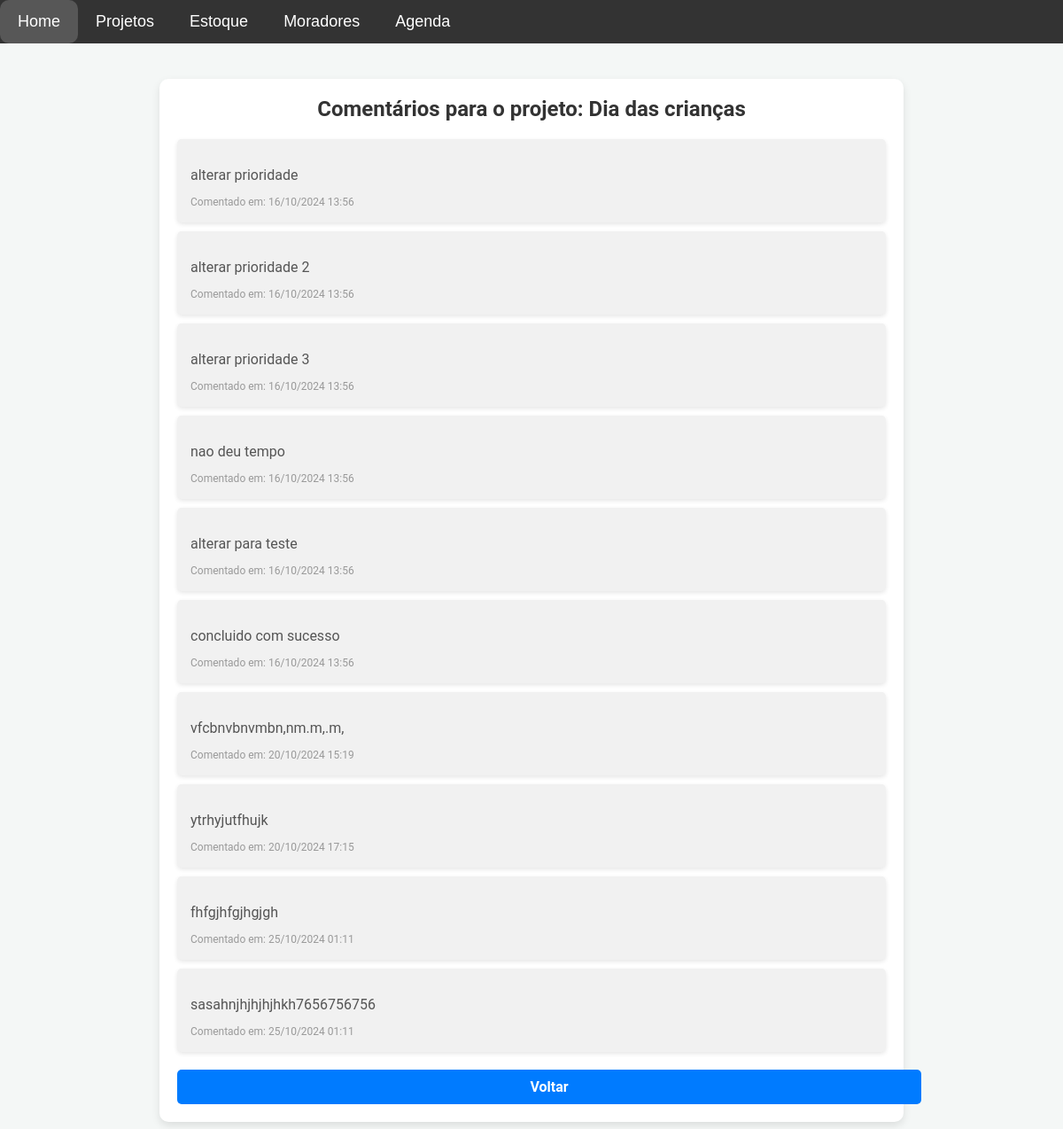
Screenshot of /comentarios/1 with the database file from the repository.
### models.py (models this page shows)
class Projeto(db.Model):
    id = db.Column(db.Integer, primary_key=True)
    nome = db.Column(db.String(100), nullable=False)
    descricao = db.Column(db.Text, nullable=False)
    prioridade = db.Column(db.String(50), nullable=False)
    previsao_termino = db.Column(db.Date, nullable=False)
    responsavel = db.Column(db.String(100), nullable=False)
    status = db.Column(db.String(50), nullable=False)
    orcamento = db.Column(db.Float, nullable=True)
    data_criacao = db.Column(db.DateTime, default=lambda: datetime.now(tz))  # Usa lambda para fuso horário correto

class Comentario(db.Model):
    id = db.Column(db.Integer, primary_key=True)
    projeto_id = db.Column(db.Integer, db.ForeignKey('projeto.id'), nullable=False)
    conteudo = db.Column(db.Text, nullable=False)
    data_comentario = db.Column(db.DateTime, default=lambda: datetime.now(tz))  # Usa lambda para fuso horário correto

### app.py (the view)
@app.route('/comentarios/<int:projeto_id>')
def ver_comentarios(projeto_id):
    projeto = Projeto.query.get_or_404(projeto_id)
    comentarios = Comentario.query.filter_by(projeto_id=projeto_id).all()
    return render_template('comentarios.html', projeto=projeto, comentarios=comentarios)

### templates/comentarios.html (shortened to what this page needs)
{% extends 'base.html' %}
{% block content %}
<div class="comentarios-container">
    <h1>Comentários para o projeto: <strong>{{ projeto.nome }}</strong></h1>
    {% if comentarios %}
        <div class="comentarios-list">
            {% for comentario in comentarios %}
            <div class="comentario-item">
                <p class="comentario-conteudo">{{ comentario.conteudo }}</p>
                <small class="comentario-data">Comentado em: {{ comentario.data_comentario.strftime('%d/%m/%Y %H:%M') }}</small>
            </div>
            {% endfor %}
        </div>
    {% else %}
        <p class="sem-comentarios">Não há comentários para este projeto.</p>
    {% endif %}
    <a href="{{ url_for('acompanhar_status') }}" class="btn btn-primary voltar-btn">Voltar</a>
</div>
{% endblock %}

### static/css/style.css (style rules this page uses)
body { font-family: 'Roboto', sans-serif; background-color: #f4f7f6; margin: 0; padding: 0; color: #333; }
h1, h3 { text-align: center; margin-top: 0; }
a { text-decoration: none; color: white; transition: background-color 0.3s ease; }
button, .btn { display: inline-block; padding: 10px 20px; background-color: #28a745; color: white; border: none; border-radius: 5px; font-size: 16px; font-weight: bold; cursor: pointer; transition: background-color 0.3s ease, color 0.3s ease; }
.comentarios-container { max-width: 800px; margin: 0 auto; padding: 20px; background-color: #f9f9f9; border-radius: 10px; box-shadow: 0 4px 10px rgba(0, 0, 0, 0.1); }
.comentarios-container h1 { font-size: 24px; color: #333; text-align: center; margin-bottom: 20px; }
.comentarios-list { list-style: none; padding: 0; }
.comentario-item { background-color: #fff; padding: 15px; margin-bottom: 10px; border-radius: 5px; box-shadow: 0 2px 5px rgba(0, 0, 0, 0.1); transition: box-shadow 0.3s ease; }
.comentario-conteudo { font-size: 16px; color: #555; margin-bottom: 10px; }
.comentario-data { font-size: 12px; color: #999; }
.voltar-btn { display: block; width: 100px; margin: 20px auto 0; text-align: center; padding: 10px; background-color: #007bff; color: white; text-decoration: none; border-radius: 5px; transition: background-color 0.3s ease; }
.comentarios-container { max-width: 800px; margin: 20px auto; padding: 20px; background-color: #fff; border-radius: 10px; }
.comentario-item { background-color: #f1f1f1; padding: 15px; margin-bottom: 10px; border-radius: 5px; box-shadow: 0 2px 5px rgba(0, 0, 0, 0.1); transition: box-shadow 0.3s ease; }
.btn.btn-primary { background-color: #007bff; color: white; padding: 10px 20px; border: none; border-radius: 5px; cursor: pointer; font-size: 16px; width: 100%; }

### rows the page displays
Projeto: nome "Dia das crianças"
Comentario: conteudo "alterar prioridade", data_comentario "16/10/2024 13:56"
Comentario: conteudo "alterar prioridade 2", data_comentario "16/10/2024 13:56"
Comentario: conteudo "alterar prioridade 3", data_comentario "16/10/2024 13:56"
Comentario: conteudo "nao deu tempo", data_comentario "16/10/2024 13:56"
Comentario: conteudo "alterar para teste", data_comentario "16/10/2024 13:56"
Comentario: conteudo "concluido com sucesso", data_comentario "16/10/2024 13:56"
Comentario: conteudo "vfcbnvbnvmbn,nm.m,.m,", data_comentario "20/10/2024 15:19"
Comentario: conteudo "ytrhyjutfhujk", data_comentario "20/10/2024 17:15"
Comentario: conteudo "fhfgjhfgjhgjgh", data_comentario "25/10/2024 01:11"
Comentario: conteudo "sasahnjhjhjhjhkh7656756756", data_comentario "25/10/2024 01:11"
